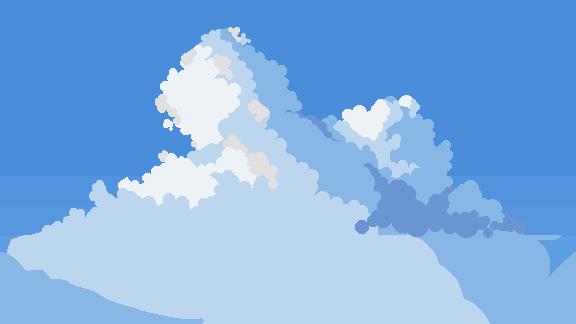
#> input picture app/src/main/assets/bg-sky.png, 576 x 324 px; its folder holds 3 pictures in this run
$ python generate_store_graphics.py
#> lines starting #> are read from the running program, lines starting #| are printed output that depends on the picture
"""Build the Play Store feature graphic from the game's own art.

    python tools/generate_store_graphics.py

Writes assets/store/feature-graphic-1024x500.png.

Like generate_screenshots.py, this is not a mockup: the sky, hills and trees are the
same three bitmaps the render thread tiles, the fruit are the shipped sprites, the
splats are the shipped masks tinted with the pairs out of Fruit.kt, and the wordmark
palette is HomeScreen's. If the art changes, re-run this rather than retouching a PNG.

Play's rules this obeys: exactly 1024x500, no alpha channel (it is flattened to RGB on
the way out), and nothing load-bearing near the edges, because the graphic is cropped
to several aspect ratios across the store and can have a play button laid over its
middle. The wordmark therefore sits in the left two thirds and the fruit cluster keeps
clear of the centre line.
"""

from __future__ import annotations

import os
import sys
from pathlib import Path

import numpy as np
from PIL import Image, ImageChops, ImageDraw, ImageFilter, ImageFont

ROOT = Path(__file__).resolve().parent.parent
ASSETS = ROOT / "app" / "src" / "main" / "assets"
OUT = ROOT / "assets" / "store"

W, H = 1024, 500

# HomeScreen / GameRenderer palette.
CREAM = (255, 243, 230)
INK = (26, 16, 38)
PANEL = (9, 20, 40)
ACCENT_LIGHT = (255, 201, 122)
ACCENT_DARK = (242, 112, 79)

SPLAT_COLORS = {
    "apple": ((143, 210, 78), (75, 138, 40)),
    "banana": ((251, 232, 122), (217, 168, 43)),
    "cherry": ((232, 81, 79), (142, 27, 38)),
    "grape": ((185, 139, 217), (110, 69, 148)),
    "kiwi": ((169, 214, 107), (78, 122, 52)),
    "lemon": ((252, 238, 138), (224, 190, 51)),
    "orange": ((255, 176, 85), (208, 106, 24)),
    "peach": ((255, 196, 166), (226, 123, 92)),
    "pear": ((198, 220, 121), (124, 155, 57)),
    "pineapple": ((245, 217, 106), (192, 140, 36)),
    "strawberry": ((240, 104, 92), (163, 43, 51)),
    "watermelon": ((255, 112, 137), (95, 163, 74)),
}


def font(size: float, black: bool = True) -> ImageFont.FreeTypeFont:
    candidates = (
        ["C:/Windows/Fonts/ariblk.ttf", "C:/Windows/Fonts/seguibl.ttf",
         "C:/Windows/Fonts/arialbd.ttf"]
        if black else
        ["C:/Windows/Fonts/arialbd.ttf", "C:/Windows/Fonts/segoeuib.ttf"]
    )
    for path in candidates:
        if os.path.exists(path):
            return ImageFont.truetype(path, int(size))
    return ImageFont.load_default()


def load(name: str) -> Image.Image:
#> called with name = 'bg-sky.png'
    return Image.open(ASSETS / name).convert("RGBA")
#> returned value is the input picture: PIL image 576x324 RGBA; mean R, G, B, A 128.6, 175.7, 227.6, 255


def background() -> Image.Image:
    """Sky over the whole panel, trees and hills hugging the bottom, as drawBackground does."""
    img = Image.new("RGBA", (W, H), (76, 130, 208, 255))

    def layer(bitmap: Image.Image, height: float, top: float, offset: float) -> None:
#> called with height = 800, top = -210, offset = 140
        scale = height / bitmap.height
#> scale = 2.47
        tw = max(1, int(bitmap.width * scale))
#> tw = 1422
        th = max(1, int(height))
        tile = bitmap.resize((tw, th), Image.NEAREST)
        x = -int(offset % tw)
#> x = -140
        while x < W:
            img.alpha_composite(tile, (x, int(top)))
            x += tw
#> this loop made 1 pass
#> x on pass 1: 1282
#> after the loop, x = 1282

    layer(load("bg-sky.png"), H * 1.6, -H * 0.42, 140)
    ground_h = H * 0.72
    ground_top = H - ground_h
    layer(load("bg-trees.png"), ground_h, ground_top, 520)
#> call 2 of load, with name = 'bg-trees.png'
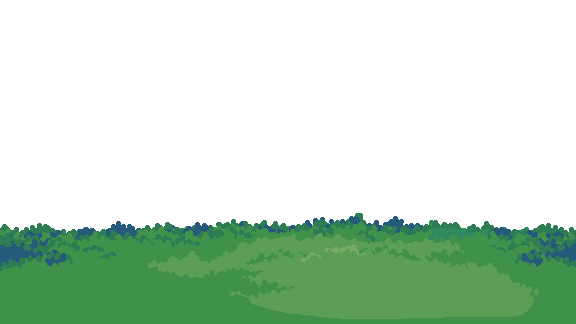
#> input picture app/src/main/assets/bg-trees.png, 576 x 324 px
#> in load, returned value is the input picture: PIL image 576x324 RGBA; mean R, G, B, A 21.6, 44.5, 25, 78.2
#> call 2 of layer, with height = 360, top = 140, offset = 520
#> in layer (call 2), `scale = height / bitmap.height`: scale = 1.11
#> in layer (call 2), `tw = max(1, int(bitmap.width * scale))`: tw = 640
#> in layer (call 2), `x = -int(offset % tw)`: x = -520
#> the loop in layer (call 2), `while x < W:` made 3 passes
#> x on passes 1 to 3: 120, 760, 1400
#> after the loop in layer (call 2), `while x < W:`:
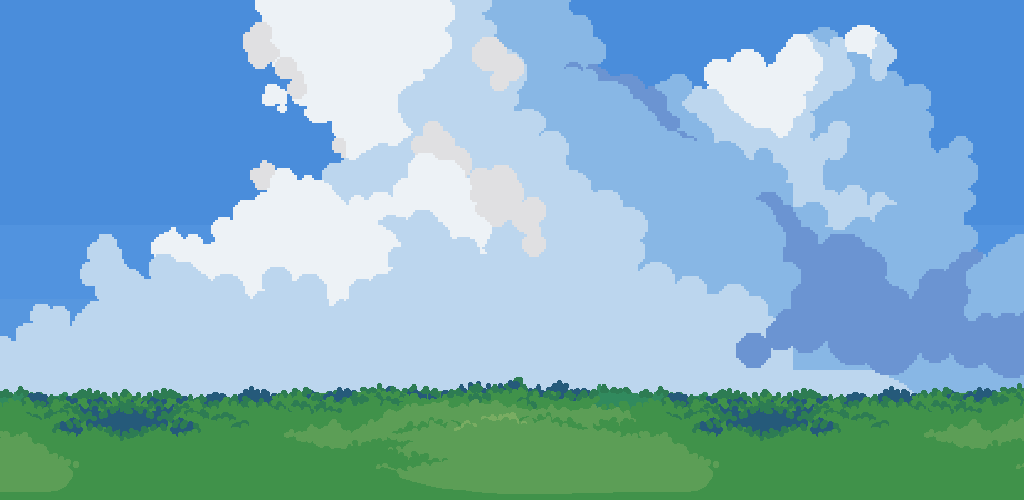
#> img: PIL image 1024x500 RGBA; mean R, G, B, A 131.5, 178.3, 197.4, 255
#> after the loop in layer (call 2), `while x < W:`: x = 1400
    layer(load("bg-hills.png"), ground_h, ground_top, 980)
#> call 3 of load, with name = 'bg-hills.png'
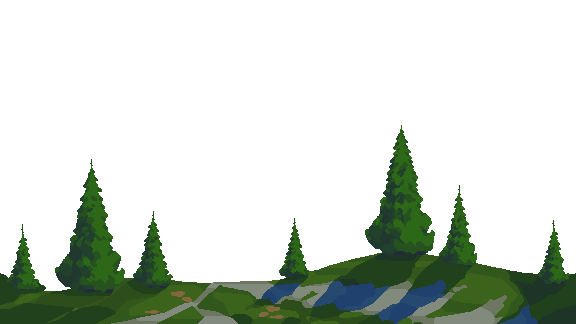
#> input picture app/src/main/assets/bg-hills.png, 576 x 324 px
#> in load, returned value is the input picture: PIL image 576x324 RGBA; mean R, G, B, A 11.4, 19.2, 10.4, 57.8
#> call 3 of layer, with height = 360, top = 140, offset = 980
#> in layer (call 3), `x = -int(offset % tw)`: x = -340
#> the loop in layer (call 3), `while x < W:` made 3 passes
#> x on passes 1 to 3: 300, 940, 1580
#> after the loop in layer (call 3), `while x < W:`:
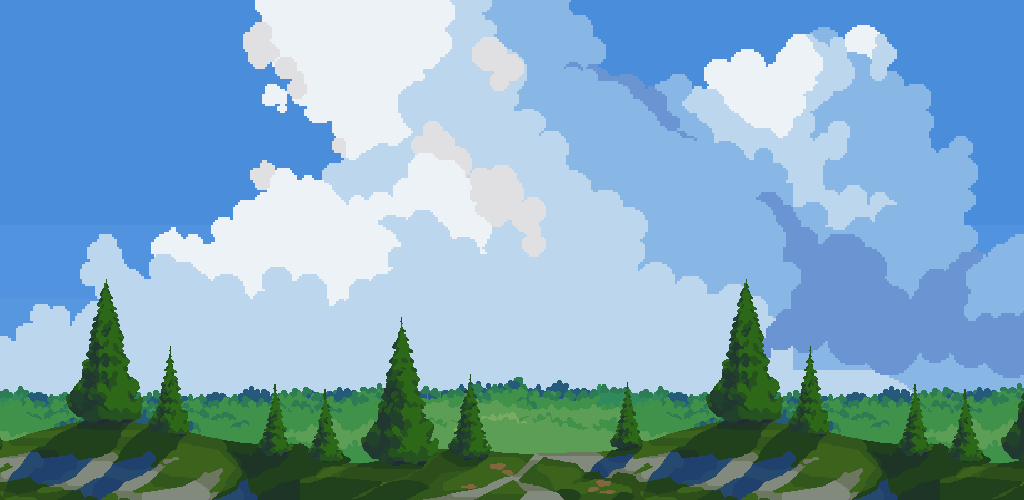
#> img: PIL image 1024x500 RGBA; mean R, G, B, A 126.1, 166.8, 189.1, 255
#> after the loop in layer (call 3), `while x < W:`: x = 1580

    # Darken toward the left so the wordmark has something quiet to sit on, and lift the
    # right a little so the fruit read against it.
    scrim = Image.new("RGBA", (W, H))
#> scrim: PIL image 1024x500 RGBA; every value is 0
    sd = ImageDraw.Draw(scrim)
    for x in range(W):
        t = x / (W - 1)
        a = int(150 - 96 * min(1.0, max(0.0, (t - 0.18) / 0.62)))
        sd.line([(x, 0), (x, H)], fill=PANEL + (a,))
    img.alpha_composite(scrim)
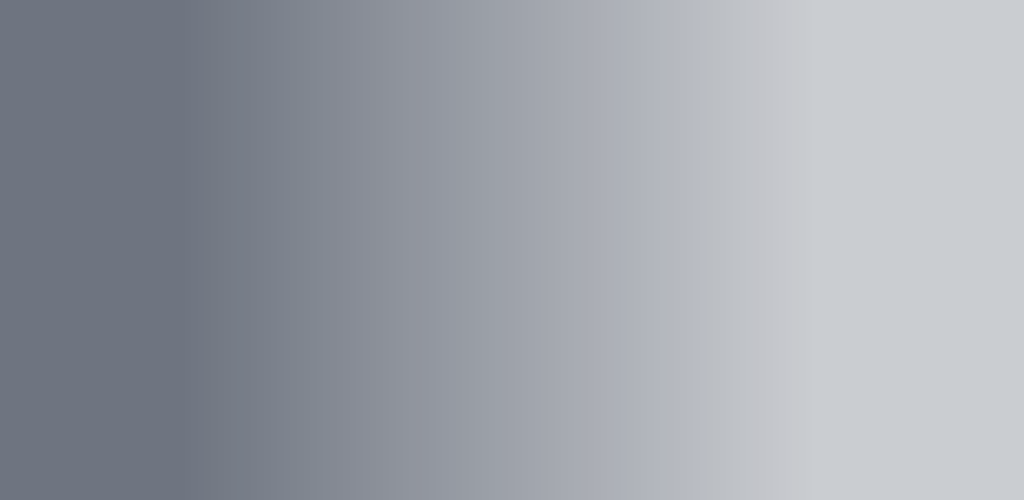
#> scrim: PIL image 1024x500 RGBA; mean R, G, B, A 9, 20, 40, 100.7; transparent parts drawn white

    # A soft vignette top and bottom, matching the in-game scrim's shape.
    vign = Image.new("RGBA", (W, H))
    vd = ImageDraw.Draw(vign)
    for y in range(H):
        t = y / (H - 1)
        a = int(78 * max(0.0, 1 - t / 0.30) + 92 * max(0.0, (t - 0.66) / 0.34))
        vd.line([(0, y), (W, y)], fill=PANEL + (a,))
    img.alpha_composite(vign)
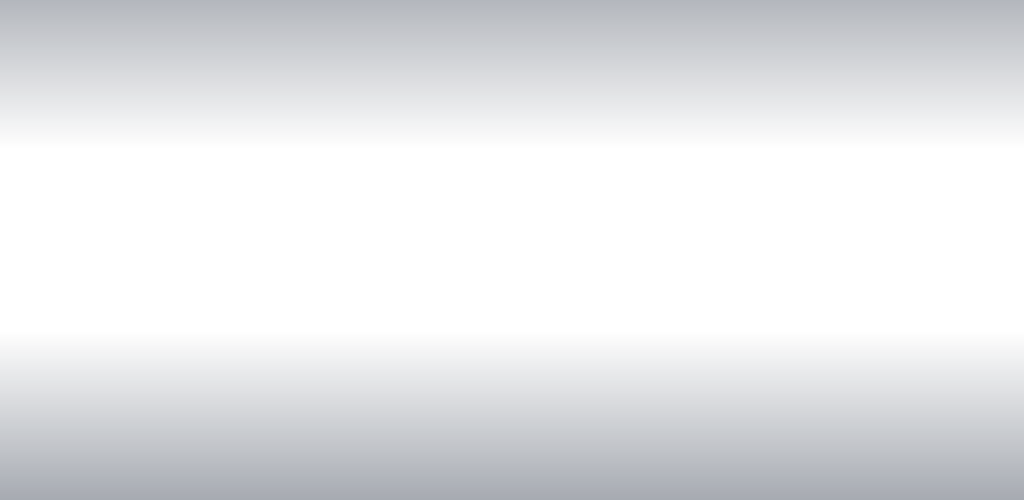
#> vign: PIL image 1024x500 RGBA; mean R, G, B, A 9, 20, 40, 27.1; transparent parts drawn white
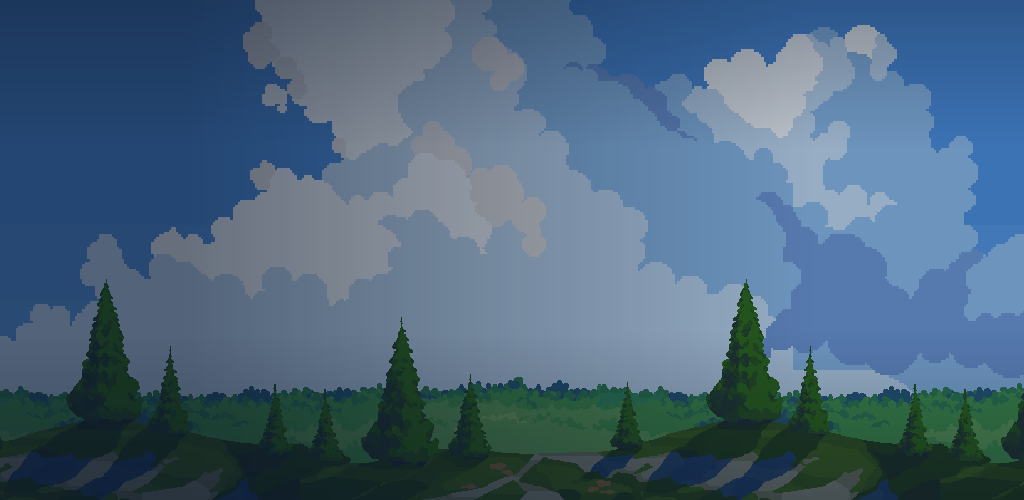
#> img: PIL image 1024x500 RGBA; mean R, G, B, A 74.2, 101.1, 123.6, 255
    return img


def splat(name: str, variant: int, size: int, rot: float) -> Image.Image:
    """A shipped splat mask filled with that fruit's light-to-dark ramp, as drawSplat does."""
    mask_img = load(f"splats/splat{variant:02d}.png").getchannel("A")
    light, dark = SPLAT_COLORS[name]
    grad = Image.new("RGBA", (size, size))
    gd = ImageDraw.Draw(grad)
    for i in range(size):
        t = i / max(1, size - 1)
        if t < 0.38:
            c = light
        else:
            k = (t - 0.38) / 0.62
            c = tuple(int(light[j] + (dark[j] - light[j]) * k) for j in range(3))
        gd.line([(0, i), (size, i)], fill=c + (255,))
    grad.putalpha(mask_img.resize((size, size), Image.LANCZOS))
    out = grad.rotate(rot, resample=Image.BICUBIC, expand=False)
    # The masks are organic and not centred in their own bitmaps, and rotating moves the
    # mass again — so on the board, where a splat lands on the tile the fruit occupied,
    # nobody notices. Here it reads as a blob sitting beside its fruit. Re-centre on the
    # painted pixels so each burst sits under the thing that made it.
    # Centred on the alpha *centroid*, not its bounding box: these masks fling droplets well
    # clear of the main blob, so a bbox centre is dragged toward whichever side the droplets
    # landed and the burst still reads as sitting beside its fruit.
    a = np.asarray(out.getchannel("A"), np.float32)
    total = a.sum()
    if total > 0:
        ys, xs = np.nonzero(a)
        w = a[ys, xs]
        cy = float((ys * w).sum() / total)
        cx = float((xs * w).sum() / total)
        out = ImageChops.offset(out, int(round(size / 2 - cx)), int(round(size / 2 - cy)))
    return out


def sprite(name: str, size: int, rot: float = 0.0) -> Image.Image:
    art = load(f"fruits/{name}.png").resize((size, size), Image.NEAREST)
    if rot:
        art = art.rotate(rot, resample=Image.NEAREST, expand=True)
    return art


def drop_shadow(img: Image.Image, art: Image.Image, xy, blur: float = 9, alpha: int = 130):
    shade = Image.new("RGBA", art.size, (0, 0, 0, 0))
    shade.putalpha(art.getchannel("A").point(lambda v: int(v * alpha / 255)))
    shade = shade.filter(ImageFilter.GaussianBlur(blur))
    img.alpha_composite(shade, (int(xy[0]), int(xy[1] + 7)))


def text_with_outline(d: ImageDraw.ImageDraw, xy, s, f, fill, outline, width: int):
    x, y = xy
    for dx in range(-width, width + 1):
        for dy in range(-width, width + 1):
            if dx * dx + dy * dy <= width * width:
                d.text((x + dx, y + dy), s, font=f, fill=outline)
    d.text((x, y), s, font=f, fill=fill)


def main() -> int:
    OUT.mkdir(parents=True, exist_ok=True)
    img = background()

    # ---- the fruit cluster, right of centre ----------------------------------------
    # Placed by centre so each splat sits under its own fruit rather than beside it, and
    # kept inside x < 990 / y < 440 so the store's crops never clip one in half.
    cluster = [
        # (fruit, variant, centre, fruit size, rotation)
        ("watermelon", 11, (858, 198), 152, -8),
        ("orange", 3, (752, 96), 96, 12),
        ("strawberry", 21, (786, 356), 100, -14),
        ("kiwi", 28, (944, 366), 88, 16),
    ]
    for name, variant, (cx, cy), fsize, rot in cluster:
        ssize = int(fsize * 1.52)
        img.alpha_composite(splat(name, variant, ssize, rot * 3.1),
                            (cx - ssize // 2, cy - ssize // 2))
    for name, variant, (cx, cy), fsize, rot in cluster:
        art = sprite(name, fsize, rot)
        pos = (cx - art.width // 2, cy - art.height // 2)
        drop_shadow(img, art, pos)
        img.alpha_composite(art, pos)

    d = ImageDraw.Draw(img)

    # ---- wordmark -------------------------------------------------------------------
    # Sized to fit the text column rather than hard-coded, so the cluster to its right is
    # never collided with if the wordmark or the font ever changes.
    title = "Whaaack!"
    title_max_w = 620
    size = 124
    while size > 40:
        title_f = font(size)
        if d.textbbox((0, 0), title, font=title_f)[2] <= title_max_w:
            break
        size -= 2
    tb = d.textbbox((0, 0), title, font=title_f)
    tx, ty = 58, 150
    # A soft cast shadow under the letters, then the cream face with an ink rim, which is
    # how the home screen carries it against a moving sky.
    shadow = Image.new("RGBA", (W, H))
    ImageDraw.Draw(shadow).text((tx + 5, ty + 11), title, font=title_f, fill=(9, 20, 40, 170))
    img.alpha_composite(shadow.filter(ImageFilter.GaussianBlur(10)))
    d = ImageDraw.Draw(img)
    text_with_outline(d, (tx, ty), title, title_f, CREAM + (255,), INK + (235,), 5)

    # ---- tagline pill ---------------------------------------------------------------
    tag = "SURVIVE THE ORCHARD"
    tag_f = font(30, black=False)
    # Letterspaced by hand; PIL has no tracking.
    space = 5
    widths = [d.textbbox((0, 0), ch, font=tag_f)[2] for ch in tag]
    tag_w = sum(widths) + space * (len(tag) - 1)
    pill_h, pad_x = 62, 30
    px, py = tx + 6, ty + (tb[3] - tb[1]) + 78
    pill = Image.new("RGBA", (W, H))
    ImageDraw.Draw(pill).rounded_rectangle(
        (px, py, px + tag_w + pad_x * 2, py + pill_h), radius=pill_h // 2,
        fill=PANEL + (215,), outline=CREAM + (46,), width=2)
    img.alpha_composite(pill)
    d = ImageDraw.Draw(img)
    cx = px + pad_x
    for ch, w in zip(tag, widths):
        d.text((cx, py + pill_h / 2), ch, font=tag_f, fill=CREAM + (255,), anchor="lm")
        cx += w + space

    # ---- the one line that says what you do -----------------------------------------
    sub_f = font(31, black=False)
    sub = "Three escapes and the run is over."
    sy = py + pill_h + 30
    text_with_outline(d, (tx + 6, sy), sub, sub_f, ACCENT_LIGHT + (255,), INK + (215,), 3)

    # Play wants no alpha channel on the feature graphic.
    flat = Image.new("RGB", (W, H), PANEL)
    flat.paste(img, (0, 0), img)
    path = OUT / "feature-graphic-1024x500.png"
    flat.save(path)
    print(f"{path.relative_to(ROOT)}  {flat.size[0]}x{flat.size[1]}  {path.stat().st_size // 1024} KiB")
    return 0


if __name__ == "__main__":
#> (the run stopped early here; a loop or call above may not have finished)
